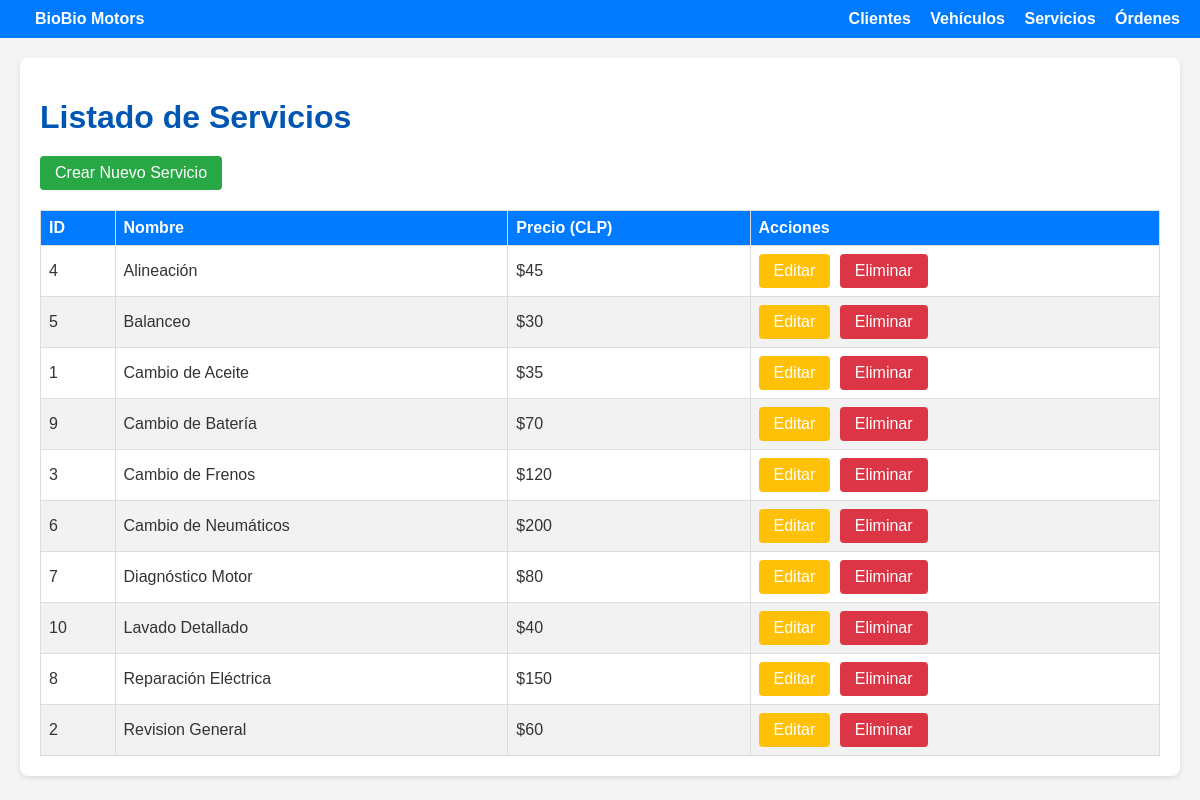
The page /gestion/servicios/ on the database as committed earlier.
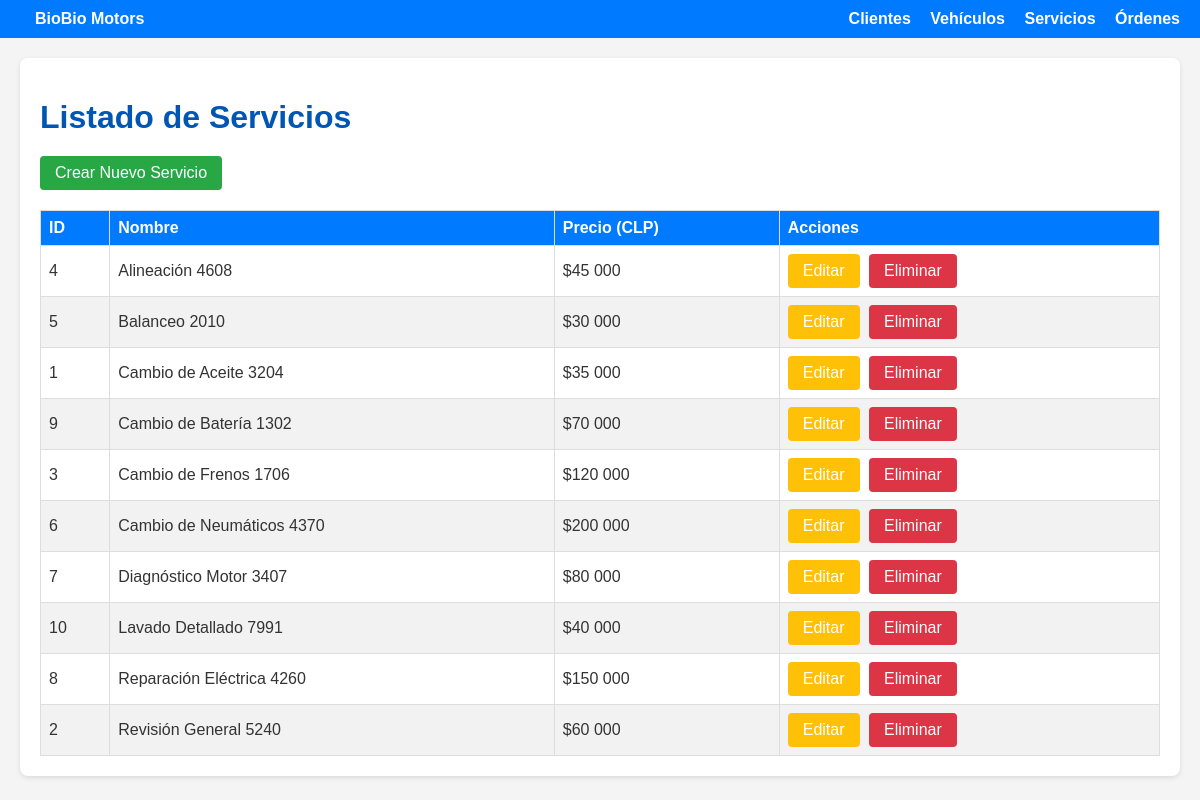
The same page on the database as committed later.
### gestion/models.py (models this page shows, shortened)
class Servicio(models.Model):
    nombre = models.CharField(max_length=100, unique=True, verbose_name="Nombre del Servicio") # Nombre único del servicio
    precio = models.DecimalField(max_digits=10, decimal_places=0, verbose_name="Precio") # Precio del servicio
    class Meta:
        verbose_name = "Servicio"
        verbose_name_plural = "Servicios"
        ordering = ['nombre'] # Ordenar servicios por nombre

### gestion/views.py (the view)
# urls.py: path('servicios/', views.servicio_list, name='servicio_list'), # Lista todos los servicios
def servicio_list(request):
    servicios = Servicio.objects.all()
    return render(request, 'gestion/servicio_list.html', {'servicios': servicios, 'titulo': 'Listado de Servicios'})

### gestion/templates/gestion/servicio_list.html (shortened to what this page needs)
{% extends 'gestion/base.html' %}
{% load humanize %}
{% block content %}
    <h1>{{ titulo }}</h1>
    <p><a href="{% url 'servicio_create' %}" class="btn btn-success">Crear Nuevo Servicio</a></p>
    {% if servicios %}
        <table>
            <thead>
                <tr>
                    <th>ID</th>
                    <th>Nombre</th>
                    <th>Precio (CLP)</th>
                    <th>Acciones</th>
                </tr>
            </thead>
            <tbody>
                {% for servicio in servicios %}
                <tr>
                    <td>{{ servicio.id }}</td>
                    <td>{{ servicio.nombre }}</td>
                    <td>${{ servicio.precio|intcomma }}</td>
                    <td class="actions">
                        <a href="{% url 'servicio_update' servicio.pk %}" class="btn btn-warning">Editar</a>
                        <a href="{% url 'servicio_delete' servicio.pk %}" class="btn btn-danger">Eliminar</a>
                    </td>
                </tr>
                {% endfor %}
            </tbody>
        </table>
    {% else %}
        <p>No hay servicios registrados.</p>
    {% endif %}
{% endblock %}

Rows that differ between the two databases and show on the page:
changed Servicio id 4: nombre "Alineación" → "Alineación 4608"; precio "45" → "45 000"
changed Servicio id 5: nombre "Balanceo" → "Balanceo 2010"; precio "30" → "30 000"
changed Servicio id 1: nombre "Cambio de Aceite" → "Cambio de Aceite 3204"; precio "35" → "35 000"
changed Servicio id 9: nombre "Cambio de Batería" → "Cambio de Batería 1302"; precio "70" → "70 000"
changed Servicio id 3: nombre "Cambio de Frenos" → "Cambio de Frenos 1706"; precio "120" → "120 000"
changed Servicio id 6: nombre "Cambio de Neumáticos" → "Cambio de Neumáticos 4370"; precio "200" → "200 000"
changed Servicio id 7: nombre "Diagnóstico Motor" → "Diagnóstico Motor 3407"; precio "80" → "80 000"
changed Servicio id 10: nombre "Lavado Detallado" → "Lavado Detallado 7991"; precio "40" → "40 000"
changed Servicio id 8: nombre "Reparación Eléctrica" → "Reparación Eléctrica 4260"; precio "150" → "150 000"
changed Servicio id 2: nombre "Revision General" → "Revisión General 5240"; precio "60" → "60 000"
